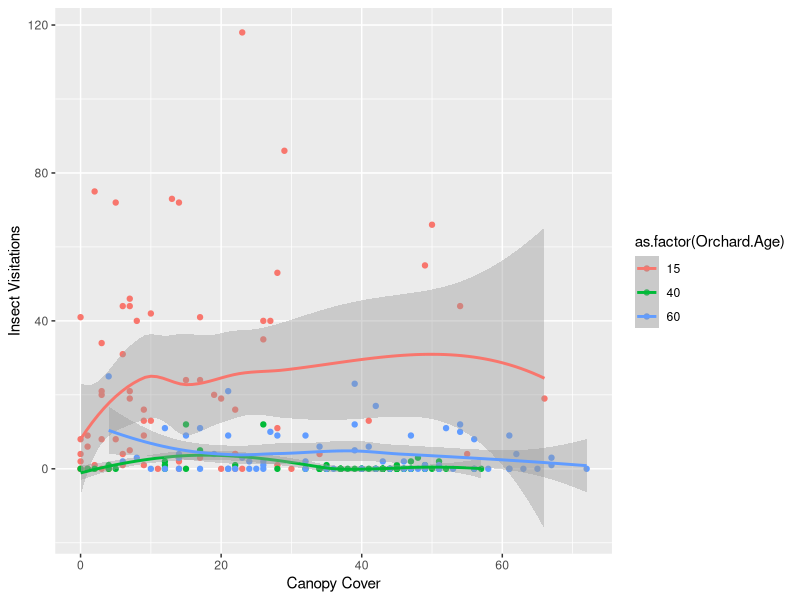
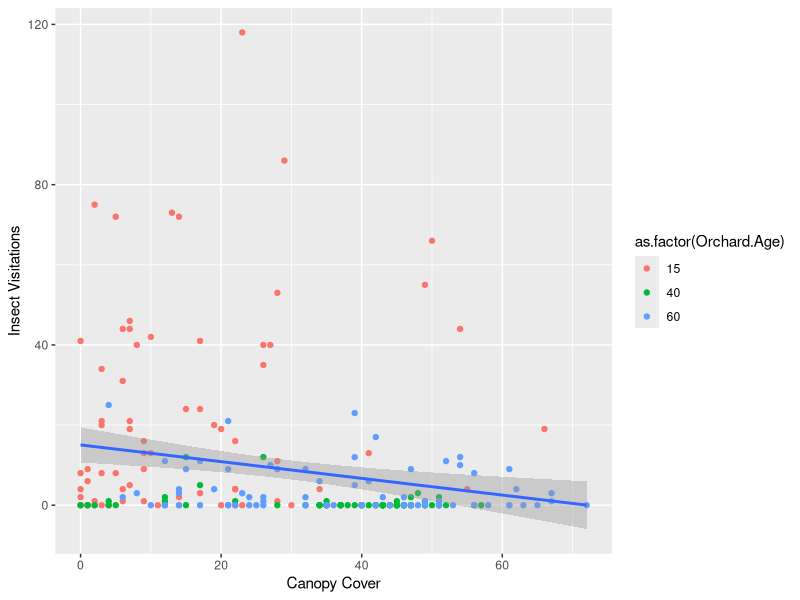

Recreate these plots in R, in order.
## POLLINATOR THESIS PROJECT FIGURES
## Canopy cover vs. pollinator abundances


## Libraries needed
library(tidyverse)
library(ggplot2)
library(dplyr)
library(nlme)
library(multcomp)

#############################
#############################
## Import data
## Clean up column names and columns

observedpollinators <- read.csv("observedpollinators_2021.csv")%>%
  mutate(Management=ifelse(Management=="flailscrape", "scraped", ifelse(Management=="flail", "flailed", Management)))%>%
  mutate(Seed.Mix=ifelse(Seed.Mix=="annuals", "annual", ifelse(Seed.Mix=="perennials", "perennial", Seed.Mix)))
names(observedpollinators) <- c ("Month", "Orchard.Age", "Block", "Management", "Seed.Mix", "Host.Plant", "Morphospecies", "Number", "Notes")
#before proceeding to merge you'll need to summarize this down to the month level example below
observedpollinators<-observedpollinators%>%
  group_by(Orchard.Age, Block, Management, Seed.Mix)%>%
  summarize(Number=sum(Number))

canopycover <- read.csv("canopy_cover.csv")%>%
  filter(year==2021)%>% #have to do this here
  mutate(seedmix=ifelse(seedmix=="annuals", "annual", ifelse(seedmix=="perennials", "perennial", seedmix)))
names(canopycover) <- c("Orchard.Age", "Block", "Management", "Seed.Mix", "Canopy", "Year")
#############################
#############################

## I want to compare pollinator abundance and canopy cover, and I'd also like to keep the
## orchard age variable in there so that I can see if that has an effect (since canopy
## cover tended to vary with age)
## I also want to filter out 2020 data, since pollinators were only collected in 2021
#why? canopy is at the seeding plot level
#A: Maybe I can just select for canopy instead? I just want to include the canopy values in the
#'canopyvisits' dataset for the plot

canopyvisits <- full_join(observedpollinators, canopycover) %>%
  mutate(Number=ifelse(is.na(Number), 0, Number))%>%
  group_by(Orchard.Age, Block, Canopy, Seed.Mix) %>% 
  summarise(Number = sum(Number))

## Plot

ggplot(canopyvisits, aes(x=Canopy, y=Number, colour=as.factor(Orchard.Age))) +
  geom_point() +
  labs(x="Canopy Cover", y = "Insect Visitations") +
  stat_smooth()

ggplot(canopyvisits, aes(x=Canopy, y=Number)) +
  geom_point(aes(colour=as.factor(Orchard.Age))) +
  labs(x="Canopy Cover", y = "Insect Visitations") +
  stat_smooth(method="lm")

#############################
#############################

## Statistics
## I'm using a mixed model. 'lme' uses t-tests and f-tests to find the significance between
## canopy cover and insect visits. Canopy cover is a random effect.

mmcanopy<-lme(Number~Canopy, random = ~1|Block, data = canopyvisits, na.action=na.omit)
summary(mmcanopy)
anova(mmcanopy)
## When effect of orchard age is removed, significant.
## Because orchard age is strongly tied to canopy

mmcanopy2<-lme(Number~Seed.Mix+Canopy, random = ~1|Block/Orchard.Age, data = canopyvisits, na.action=na.omit)
summary(mmcanopy2)
anova(mmcanopy2) 
#seed mix yes, canopy no

## testing canopy cover by orchard age
mmcanopy3<-lme(Canopy~Orchard.Age, random = ~1|Block, data = canopyvisits, na.action=na.omit)
summary(mmcanopy3)
anova(mmcanopy3)
